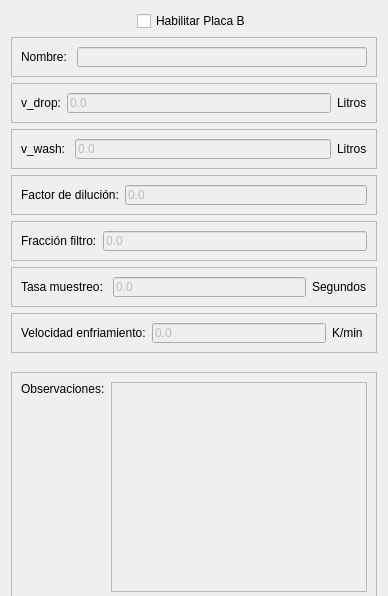
            <widget class="QWidget" name="tab_11">
             <attribute name="title">
              <string>Placa B</string>
             </attribute>
             <layout class="QVBoxLayout" name="verticalLayout_3">
              <item alignment="Qt::AlignHCenter">
               <widget class="QCheckBox" name="checkBoxHabilitarB">
                <property name="text">
                 <string>Habilitar Placa B</string>
                </property>
               </widget>
              </item>
              <item>
               <widget class="QFrame" name="frame_77">
                <property name="minimumSize">
                 <size>
                  <width>0</width>
                  <height>0</height>
                 </size>
                </property>
                <property name="maximumSize">
                 <size>
                  <width>16777215</width>
                  <height>40</height>
                 </size>
                </property>
                <property name="frameShape">
                 <enum>QFrame::StyledPanel</enum>
                </property>
                <property name="frameShadow">
                 <enum>QFrame::Raised</enum>
                </property>
                <layout class="QHBoxLayout" name="horizontalLayout_86">
                 <item>
                  <widget class="QLabel" name="label_96">
                   <property name="text">
                    <string>Nombre: </string>
                   </property>
                  </widget>
                 </item>
                 <item>
                  <widget class="QLineEdit" name="txtNombrePlacaB">
                   <property name="enabled">
                    <bool>false</bool>
                   </property>
                  </widget>
                 </item>
                </layout>
               </widget>
              </item>
              <item>
               <widget class="QFrame" name="frame_75">
                <property name="minimumSize">
                 <size>
                  <width>0</width>
                  <height>0</height>
                 </size>
                </property>
                <property name="maximumSize">
                 <size>
                  <width>16777215</width>
                  <height>40</height>
                 </size>
                </property>
                <property name="frameShape">
                 <enum>QFrame::StyledPanel</enum>
                </property>
                <property name="frameShadow">
                 <enum>QFrame::Raised</enum>
                </property>
                <layout class="QHBoxLayout" name="horizontalLayout_84">
                 <item>
                  <widget class="QLabel" name="label_93">
                   <property name="text">
                    <string>v_drop:</string>
                   </property>
                  </widget>
                 </item>
                 <item>
                  <widget class="QLineEdit" name="txtVDropPlacaB">
                   <property name="enabled">
                    <bool>false</bool>
                   </property>
                   <property name="text">
                    <string>0.0</string>
                   </property>
                  </widget>
                 </item>
                 <item>
                  <widget class="QLabel" name="label_94">
                   <property name="minimumSize">
                    <size>
                     <width>30</width>
                     <height>0</height>
                    </size>
                   </property>
                   <property name="maximumSize">
                    <size>
                     <width>10</width>
                     <height>16777215</height>
                    </size>
                   </property>
                   <property name="text">
                    <string>Litros</string>
                   </property>
                  </widget>
                 </item>
                </layout>
               </widget>
              </item>
              <item>
               <widget class="QFrame" name="frame_80">
                <property name="minimumSize">
                 <size>
                  <width>0</width>
                  <height>0</height>
                 </size>
                </property>
                <property name="maximumSize">
                 <size>
                  <width>16777215</width>
                  <height>40</height>
                 </size>
                </property>
                <property name="frameShape">
                 <enum>QFrame::StyledPanel</enum>
                </property>
                <property name="frameShadow">
                 <enum>QFrame::Raised</enum>
                </property>
                <layout class="QHBoxLayout" name="horizontalLayout_89">
                 <item>
                  <widget class="QLabel" name="label_99">
                   <property name="text">
                    <string>v_wash: </string>
                   </property>
                  </widget>
                 </item>
                 <item>
                  <widget class="QLineEdit" name="txtVWashPlacaB">
                   <property name="enabled">
                    <bool>false</bool>
                   </property>
                   <property name="text">
                    <string>0.0</string>
                   </property>
                  </widget>
                 </item>
                 <item>
                  <widget class="QLabel" name="label_100">
                   <property name="minimumSize">
                    <size>
                     <width>30</width>
                     <height>0</height>
                    </size>
                   </property>
                   <property name="maximumSize">
                    <size>
                     <width>10</width>
                     <height>16777215</height>
                    </size>
                   </property>
                   <property name="text">
                    <string>Litros</string>
                   </property>
                  </widget>
                 </item>
                </layout>
               </widget>
              </item>
              <item>
               <widget class="QFrame" name="frame_79">
                <property name="minimumSize">
                 <size>
                  <width>0</width>
                  <height>0</height>
                 </size>
                </property>
                <property name="maximumSize">
                 <size>
                  <width>16777215</width>
                  <height>40</height>
                 </size>
                </property>
                <property name="frameShape">
                 <enum>QFrame::StyledPanel</enum>
                </property>
                <property name="frameShadow">
                 <enum>QFrame::Raised</enum>
                </property>
                <layout class="QHBoxLayout" name="horizontalLayout_88">
                 <item>
                  <widget class="QLabel" name="label_98">
                   <property name="text">
                    <string>Factor de dilución:</string>
                   </property>
                  </widget>
                 </item>
                 <item>
                  <widget class="QLineEdit" name="txtFactorDilucPlacaB">
                   <property name="enabled">
                    <bool>false</bool>
                   </property>
                   <property name="text">
                    <string>0.0</string>
                   </property>
                  </widget>
                 </item>
                </layout>
               </widget>
              </item>
              <item>
               <widget class="QFrame" name="frame_78">
                <property name="minimumSize">
                 <size>
                  <width>0</width>
                  <height>0</height>
                 </size>
                </property>
                <property name="maximumSize">
                 <size>
                  <width>16777215</width>
                  <height>40</height>
                 </size>
                </property>
                <property name="frameShape">
                 <enum>QFrame::StyledPanel</enum>
                </property>
                <property name="frameShadow">
                 <enum>QFrame::Raised</enum>
                </property>
                <layout class="QHBoxLayout" name="horizontalLayout_87">
                 <item>
                  <widget class="QLabel" name="label_97">
                   <property name="text">
                    <string>Fracción filtro:</string>
                   </property>
                  </widget>
                 </item>
                 <item>
                  <widget class="QLineEdit" name="txtFraccFiltroPlacaB">
                   <property name="enabled">
                    <bool>false</bool>
                   </property>
                   <property name="text">
                    <string>0.0</string>
                   </property>
                  </widget>
                 </item>
                </layout>
               </widget>
              </item>
              <item>
               <widget class="QFrame" name="frame_81">
                <property name="minimumSize">
                 <size>
                  <width>0</width>
                  <height>0</height>
                 </size>
                </property>
                <property name="maximumSize">
                 <size>
                  <width>16777215</width>
                  <height>40</height>
                 </size>
                </property>
                <property name="frameShape">
                 <enum>QFrame::StyledPanel</enum>
                </property>
                <property name="frameShadow">
                 <enum>QFrame::Raised</enum>
                </property>
                <layout class="QHBoxLayout" name="horizontalLayout_90">
                 <item>
                  <widget class="QLabel" name="label_101">
                   <property name="text">
                    <string>Tasa muestreo: </string>
                   </property>
                  </widget>
                 </item>
                 <item>
                  <widget class="QLineEdit" name="txtTasaMuestreoPlacaB">
                   <property name="enabled">
                    <bool>false</bool>
                   </property>
                   <property name="text">
                    <string>0.0</string>
                   </property>
                  </widget>
                 </item>
                 <item>
                  <widget class="QLabel" name="label_102">
                   <property name="minimumSize">
                    <size>
                     <width>55</width>
                     <height>0</height>
                    </size>
                   </property>
                   <property name="maximumSize">
                    <size>
                     <width>10</width>
                     <height>16777215</height>
                    </size>
                   </property>
                   <property name="text">
                    <string>Segundos</string>
                   </property>
                  </widget>
                 </item>
                </layout>
               </widget>
              </item>
              <item>
               <widget class="QFrame" name="frame_74">
                <property name="minimumSize">
                 <size>
                  <width>0</width>
                  <height>0</height>
                 </size>
                </property>
                <property name="maximumSize">
                 <size>
                  <width>16777215</width>
                  <height>40</height>
                 </size>
                </property>
                <property name="frameShape">
                 <enum>QFrame::StyledPanel</enum>
                </property>
                <property name="frameShadow">
                 <enum>QFrame::Raised</enum>
                </property>
                <layout class="QHBoxLayout" name="horizontalLayout_83">
                 <item>
                  <widget class="QLabel" name="label_91">
                   <property name="text">
                    <string>Velocidad enfriamiento:</string>
                   </property>
                  </widget>
                 </item>
                 <item>
                  <widget class="QLineEdit" name="txtVelEnfriamientoPlacaB">
                   <property name="enabled">
                    <bool>false</bool>
                   </property>
                   <property name="text">
                    <string>0.0</string>
                   </property>
                  </widget>
                 </item>
                 <item>
                  <widget class="QLabel" name="label_92">
                   <property name="minimumSize">
                    <size>
                     <width>35</width>
                     <height>0</height>
                    </size>
                   </property>
                   <property name="maximumSize">
                    <size>
                     <width>20</width>
                     <height>16777215</height>
                    </size>
                   </property>
                   <property name="text">
                    <string>K/min</string>
                   </property>
                  </widget>
                 </item>
                </layout>
               </widget>
              </item>
              <item>
               <widget class="QFrame" name="frame_76">
                <property name="minimumSize">
                 <size>
                  <width>0</width>
                  <height>226</height>
                 </size>
                </property>
                <property name="maximumSize">
                 <size>
                  <width>16777215</width>
                  <height>200</height>
                 </size>
                </property>
                <property name="frameShape">
                 <enum>QFrame::StyledPanel</enum>
                </property>
                <property name="frameShadow">
                 <enum>QFrame::Raised</enum>
                </property>
                <layout class="QHBoxLayout" name="horizontalLayout_85">
                 <property name="topMargin">
                  <number>9</number>
                 </property>
                 <item alignment="Qt::AlignTop">
                  <widget class="QLabel" name="label_95">
                   <property name="text">
                    <string>Observaciones:</string>
                   </property>
                  </widget>
                 </item>
                 <item>
                  <widget class="QPlainTextEdit" name="txtObservPlacaB">
                   <property name="enabled">
                    <bool>false</bool>
                   </property>
                   <property name="minimumSize">
                    <size>
                     <width>0</width>
                     <height>210</height>
                    </size>
                   </property>
                  </widget>
                 </item>
                </layout>
               </widget>
              </item>
             </layout>
            </widget>
